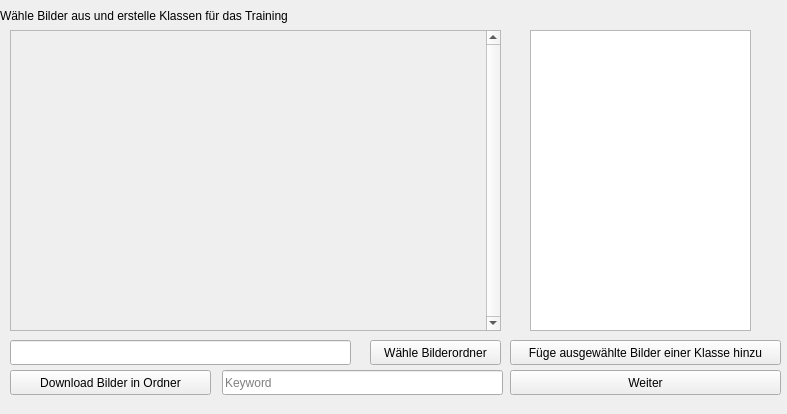
<?xml version="1.0" encoding="UTF-8"?>
<ui version="4.0">
 <class>MainWindow</class>
 <widget class="QMainWindow" name="MainWindow">
  <property name="geometry">
   <rect>
    <x>0</x>
    <y>0</y>
    <width>787</width>
    <height>414</height>
   </rect>
  </property>
  <property name="windowTitle">
   <string>Bilderwahl</string>
  </property>
  <widget class="QWidget" name="centralwidget">
   <widget class="QLabel" name="label">
    <property name="geometry">
     <rect>
      <x>0</x>
      <y>0</y>
      <width>501</width>
      <height>31</height>
     </rect>
    </property>
    <property name="text">
     <string>Wähle Bilder aus und erstelle Klassen für das Training</string>
    </property>
   </widget>
   <widget class="QFrame" name="frame">
    <property name="geometry">
     <rect>
      <x>10</x>
      <y>30</y>
      <width>491</width>
      <height>301</height>
     </rect>
    </property>
    <property name="frameShape">
     <enum>QFrame::StyledPanel</enum>
    </property>
    <property name="frameShadow">
     <enum>QFrame::Raised</enum>
    </property>
    <widget class="QScrollArea" name="scrollArea">
     <property name="geometry">
      <rect>
       <x>0</x>
       <y>0</y>
       <width>491</width>
       <height>301</height>
      </rect>
     </property>
     <property name="verticalScrollBarPolicy">
      <enum>Qt::ScrollBarAlwaysOn</enum>
     </property>
     <property name="horizontalScrollBarPolicy">
      <enum>Qt::ScrollBarAsNeeded</enum>
     </property>
     <property name="widgetResizable">
      <bool>true</bool>
     </property>
     <widget class="QWidget" name="scrollAreaWidgetContents">
      <property name="geometry">
       <rect>
        <x>0</x>
        <y>0</y>
        <width>475</width>
        <height>299</height>
       </rect>
      </property>
      <layout class="QGridLayout" name="gridLayout_2">
       <property name="horizontalSpacing">
        <number>10</number>
       </property>
       <property name="verticalSpacing">
        <number>100</number>
       </property>
      </layout>
     </widget>
    </widget>
   </widget>
   <widget class="QPushButton" name="pushButton">
    <property name="geometry">
     <rect>
      <x>370</x>
      <y>340</y>
      <width>131</width>
      <height>25</height>
     </rect>
    </property>
    <property name="text">
     <string>Wähle Bilderordner</string>
    </property>
   </widget>
   <widget class="QLineEdit" name="lineDic">
    <property name="geometry">
     <rect>
      <x>10</x>
      <y>340</y>
      <width>341</width>
      <height>25</height>
     </rect>
    </property>
   </widget>
   <widget class="QFrame" name="frame_2">
    <property name="geometry">
     <rect>
      <x>530</x>
      <y>30</y>
      <width>221</width>
      <height>301</height>
     </rect>
    </property>
    <property name="frameShape">
     <enum>QFrame::StyledPanel</enum>
    </property>
    <property name="frameShadow">
     <enum>QFrame::Raised</enum>
    </property>
    <widget class="QListView" name="listView">
     <property name="geometry">
      <rect>
       <x>0</x>
       <y>0</y>
       <width>221</width>
       <height>301</height>
      </rect>
     </property>
    </widget>
   </widget>
   <widget class="QPushButton" name="pushButton_2">
    <property name="geometry">
     <rect>
      <x>510</x>
      <y>340</y>
      <width>271</width>
      <height>25</height>
     </rect>
    </property>
    <property name="text">
     <string>Füge ausgewählte Bilder einer Klasse hinzu</string>
    </property>
   </widget>
   <widget class="QLineEdit" name="lineKeyword">
    <property name="geometry">
     <rect>
      <x>222</x>
      <y>370</y>
      <width>281</width>
      <height>25</height>
     </rect>
    </property>
    <property name="contextMenuPolicy">
     <enum>Qt::PreventContextMenu</enum>
    </property>
    <property name="placeholderText">
     <string>Keyword</string>
    </property>
   </widget>
   <widget class="QPushButton" name="buttonDownload">
    <property name="geometry">
     <rect>
      <x>10</x>
      <y>370</y>
      <width>201</width>
      <height>25</height>
     </rect>
    </property>
    <property name="text">
     <string>Download Bilder in Ordner</string>
    </property>
   </widget>
   <widget class="QPushButton" name="buttonWeiter">
    <property name="geometry">
     <rect>
      <x>510</x>
      <y>370</y>
      <width>271</width>
      <height>25</height>
     </rect>
    </property>
    <property name="text">
     <string>Weiter</string>
    </property>
   </widget>
  </widget>
 </widget>
 <resources/>
 <connections/>
</ui>
